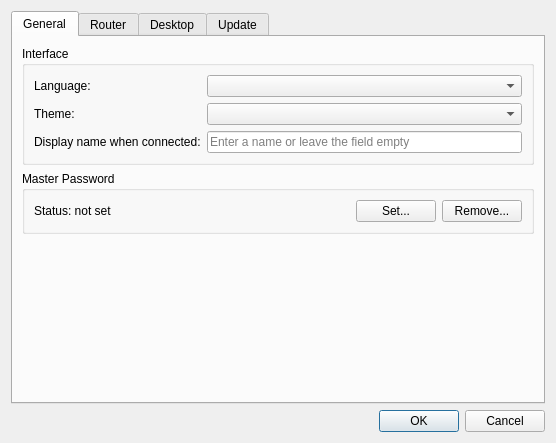
<?xml version="1.0" encoding="UTF-8"?>
<ui version="4.0">
 <class>SettingsDialog</class>
 <widget class="QDialog" name="SettingsDialog">
  <property name="geometry">
   <rect>
    <x>0</x>
    <y>0</y>
    <width>556</width>
    <height>443</height>
   </rect>
  </property>
  <property name="windowTitle">
   <string>Settings</string>
  </property>
  <layout class="QVBoxLayout" name="verticalLayout">
   <item>
    <widget class="QTabWidget" name="tabbar">
     <property name="currentIndex">
      <number>0</number>
     </property>
     <widget class="QWidget" name="tab_general">
      <attribute name="title">
       <string>General</string>
      </attribute>
      <layout class="QVBoxLayout" name="verticalLayout_3">
       <item>
        <widget class="QGroupBox" name="groupbox_interface">
         <property name="title">
          <string>Interface</string>
         </property>
         <layout class="QGridLayout" name="gridLayout">
          <item row="0" column="0">
           <widget class="QLabel" name="label_language">
            <property name="text">
             <string>Language:</string>
            </property>
           </widget>
          </item>
          <item row="0" column="1">
           <widget class="QComboBox" name="combo_language"/>
          </item>
          <item row="1" column="0">
           <widget class="QLabel" name="label_theme">
            <property name="text">
             <string>Theme:</string>
            </property>
           </widget>
          </item>
          <item row="1" column="1">
           <widget class="QComboBox" name="combo_theme"/>
          </item>
          <item row="2" column="0">
           <widget class="QLabel" name="label_display_name">
            <property name="text">
             <string>Display name when connected:</string>
            </property>
           </widget>
          </item>
          <item row="2" column="1">
           <widget class="QLineEdit" name="edit_display_name">
            <property name="maxLength">
             <number>16</number>
            </property>
            <property name="placeholderText">
             <string>Enter a name or leave the field empty</string>
            </property>
           </widget>
          </item>
         </layout>
        </widget>
       </item>
       <item>
        <widget class="QGroupBox" name="groupbox_master_password">
         <property name="title">
          <string>Master Password</string>
         </property>
         <layout class="QHBoxLayout" name="layout_master_password">
          <item>
           <widget class="QLabel" name="label_master_password_status">
            <property name="text">
             <string>Status: not set</string>
            </property>
           </widget>
          </item>
          <item>
           <spacer name="horizontalSpacer_master_password">
            <property name="orientation">
             <enum>Qt::Orientation::Horizontal</enum>
            </property>
            <property name="sizeHint" stdset="0">
             <size>
              <width>40</width>
              <height>20</height>
             </size>
            </property>
           </spacer>
          </item>
          <item>
           <widget class="QPushButton" name="button_set_master_password">
            <property name="text">
             <string>Set...</string>
            </property>
           </widget>
          </item>
          <item>
           <widget class="QPushButton" name="button_remove_master_password">
            <property name="text">
             <string>Remove...</string>
            </property>
           </widget>
          </item>
         </layout>
        </widget>
       </item>
       <item>
        <spacer name="verticalSpacer_general">
         <property name="orientation">
          <enum>Qt::Orientation::Vertical</enum>
         </property>
         <property name="sizeHint" stdset="0">
          <size>
           <width>20</width>
           <height>148</height>
          </size>
         </property>
        </spacer>
       </item>
      </layout>
     </widget>
     <widget class="QWidget" name="tab_router">
      <attribute name="title">
       <string>Router</string>
      </attribute>
      <layout class="QVBoxLayout" name="verticalLayout_2">
       <item>
        <widget class="QTreeWidget" name="tree_routers">
         <property name="editTriggers">
          <set>QAbstractItemView::EditTrigger::NoEditTriggers</set>
         </property>
         <property name="showDropIndicator" stdset="0">
          <bool>false</bool>
         </property>
         <property name="selectionMode">
          <enum>QAbstractItemView::SelectionMode::SingleSelection</enum>
         </property>
         <property name="indentation">
          <number>0</number>
         </property>
         <property name="rootIsDecorated">
          <bool>false</bool>
         </property>
         <property name="sortingEnabled">
          <bool>true</bool>
         </property>
         <column>
          <property name="text">
           <string>Address</string>
          </property>
         </column>
         <column>
          <property name="text">
           <string>Display Name</string>
          </property>
         </column>
         <column>
          <property name="text">
           <string>Access Level</string>
          </property>
         </column>
         <column>
          <property name="text">
           <string>User Name</string>
          </property>
         </column>
        </widget>
       </item>
       <item>
        <layout class="QHBoxLayout" name="layout_router_buttons">
         <item>
          <widget class="QPushButton" name="button_add_router">
           <property name="text">
            <string>Add...</string>
           </property>
          </widget>
         </item>
         <item>
          <widget class="QPushButton" name="button_edit_router">
           <property name="text">
            <string>Edit...</string>
           </property>
          </widget>
         </item>
         <item>
          <widget class="QPushButton" name="button_remove_router">
           <property name="text">
            <string>Remove</string>
           </property>
          </widget>
         </item>
         <item>
          <spacer name="horizontalSpacer_router">
           <property name="orientation">
            <enum>Qt::Orientation::Horizontal</enum>
           </property>
           <property name="sizeHint" stdset="0">
            <size>
             <width>40</width>
             <height>20</height>
            </size>
           </property>
          </spacer>
         </item>
        </layout>
       </item>
       <item>
        <widget class="QLabel" name="label_router_info">
         <property name="text">
          <string>A router is required to connect to a computer if there is no direct connection (bypass NAT). Aspia does not provide a public router, but you can install your own. You can download the router on the &lt;a href=&quot;https://aspia.org&quot;&gt;official website&lt;/a&gt;.</string>
         </property>
         <property name="alignment">
          <set>Qt::AlignmentFlag::AlignJustify|Qt::AlignmentFlag::AlignVCenter</set>
         </property>
         <property name="wordWrap">
          <bool>true</bool>
         </property>
         <property name="openExternalLinks">
          <bool>true</bool>
         </property>
        </widget>
       </item>
      </layout>
     </widget>
     <widget class="QWidget" name="tab_desktop">
      <attribute name="title">
       <string>Desktop</string>
      </attribute>
      <layout class="QVBoxLayout" name="verticalLayout_desktop">
       <item>
        <widget class="QGroupBox" name="groupbox_features">
         <property name="sizePolicy">
          <sizepolicy hsizetype="Preferred" vsizetype="Fixed">
           <horstretch>0</horstretch>
           <verstretch>0</verstretch>
          </sizepolicy>
         </property>
         <property name="title">
          <string>Features</string>
         </property>
         <layout class="QVBoxLayout" name="verticalLayout_features">
          <item>
           <widget class="QCheckBox" name="checkbox_audio">
            <property name="text">
             <string>Enable audio</string>
            </property>
           </widget>
          </item>
          <item>
           <widget class="QCheckBox" name="checkbox_clipboard">
            <property name="text">
             <string>Enable clipboard</string>
            </property>
           </widget>
          </item>
          <item>
           <widget class="QCheckBox" name="checkbox_cursor_shape">
            <property name="text">
             <string>Show shape of remote cursor</string>
            </property>
           </widget>
          </item>
          <item>
           <widget class="QCheckBox" name="checkbox_enable_cursor_pos">
            <property name="text">
             <string>Show position of remote cursor</string>
            </property>
           </widget>
          </item>
         </layout>
        </widget>
       </item>
       <item>
        <widget class="QGroupBox" name="groupbox_appearance">
         <property name="sizePolicy">
          <sizepolicy hsizetype="Preferred" vsizetype="Fixed">
           <horstretch>0</horstretch>
           <verstretch>0</verstretch>
          </sizepolicy>
         </property>
         <property name="title">
          <string>Appearance</string>
         </property>
         <layout class="QVBoxLayout" name="verticalLayout_appearance">
          <item>
           <widget class="QCheckBox" name="checkbox_desktop_effects">
            <property name="text">
             <string>Disable desktop effects</string>
            </property>
           </widget>
          </item>
          <item>
           <widget class="QCheckBox" name="checkbox_desktop_wallpaper">
            <property name="text">
             <string>Disable desktop wallpaper</string>
            </property>
           </widget>
          </item>
         </layout>
        </widget>
       </item>
       <item>
        <widget class="QGroupBox" name="groupbox_other">
         <property name="sizePolicy">
          <sizepolicy hsizetype="Preferred" vsizetype="Fixed">
           <horstretch>0</horstretch>
           <verstretch>0</verstretch>
          </sizepolicy>
         </property>
         <property name="title">
          <string>Other</string>
         </property>
         <layout class="QVBoxLayout" name="verticalLayout_other_desktop">
          <item>
           <widget class="QCheckBox" name="checkbox_lock_at_disconnect">
            <property name="text">
             <string>Lock computer at disconnect</string>
            </property>
           </widget>
          </item>
          <item>
           <widget class="QCheckBox" name="checkbox_block_remote_input">
            <property name="text">
             <string>Block remote input</string>
            </property>
           </widget>
          </item>
         </layout>
        </widget>
       </item>
       <item>
        <spacer name="verticalSpacer_desktop">
         <property name="orientation">
          <enum>Qt::Orientation::Vertical</enum>
         </property>
         <property name="sizeHint" stdset="0">
          <size>
           <width>20</width>
           <height>2</height>
          </size>
         </property>
        </spacer>
       </item>
      </layout>
     </widget>
     <widget class="QWidget" name="tab_update">
      <attribute name="title">
       <string>Update</string>
      </attribute>
      <layout class="QVBoxLayout" name="verticalLayout_4">
       <item>
        <widget class="QCheckBox" name="checkbox_check_updates">
         <property name="text">
          <string>Check for updates on startup</string>
         </property>
        </widget>
       </item>
       <item>
        <widget class="QCheckBox" name="checkbox_custom_server">
         <property name="text">
          <string>Use custom update server</string>
         </property>
        </widget>
       </item>
       <item>
        <layout class="QHBoxLayout" name="horizontalLayout_3">
         <item>
          <widget class="QLabel" name="label_server">
           <property name="text">
            <string>Server:</string>
           </property>
          </widget>
         </item>
         <item>
          <widget class="QLineEdit" name="edit_update_server"/>
         </item>
        </layout>
       </item>
       <item>
        <spacer name="verticalSpacer_3">
         <property name="orientation">
          <enum>Qt::Orientation::Vertical</enum>
         </property>
         <property name="sizeHint" stdset="0">
          <size>
           <width>20</width>
           <height>0</height>
          </size>
         </property>
        </spacer>
       </item>
       <item>
        <layout class="QHBoxLayout" name="horizontalLayout_check_updates">
         <item>
          <spacer name="horizontalSpacer_check_updates">
           <property name="orientation">
            <enum>Qt::Orientation::Horizontal</enum>
           </property>
           <property name="sizeHint" stdset="0">
            <size>
             <width>40</width>
             <height>20</height>
            </size>
           </property>
          </spacer>
         </item>
         <item>
          <widget class="QPushButton" name="button_check_for_updates">
           <property name="text">
            <string>Check for updates</string>
           </property>
          </widget>
         </item>
        </layout>
       </item>
      </layout>
     </widget>
    </widget>
   </item>
   <item>
    <widget class="DialogButtonBox" name="buttonbox">
     <property name="standardButtons">
      <set>QDialogButtonBox::StandardButton::Cancel|QDialogButtonBox::StandardButton::Ok</set>
     </property>
    </widget>
   </item>
  </layout>
 </widget>
 <customwidgets>
  <customwidget>
   <class>DialogButtonBox</class>
   <extends>QDialogButtonBox</extends>
   <header>common/ui/dialog_button_box.h</header>
  </customwidget>
 </customwidgets>
 <resources/>
 <connections/>
</ui>
